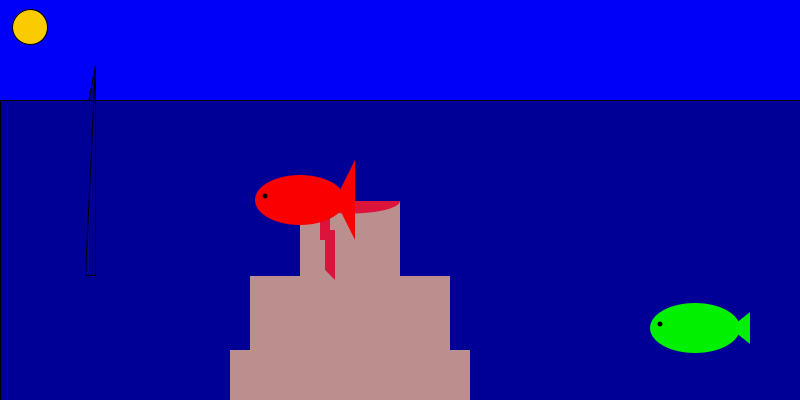
Frame 1 (no input)
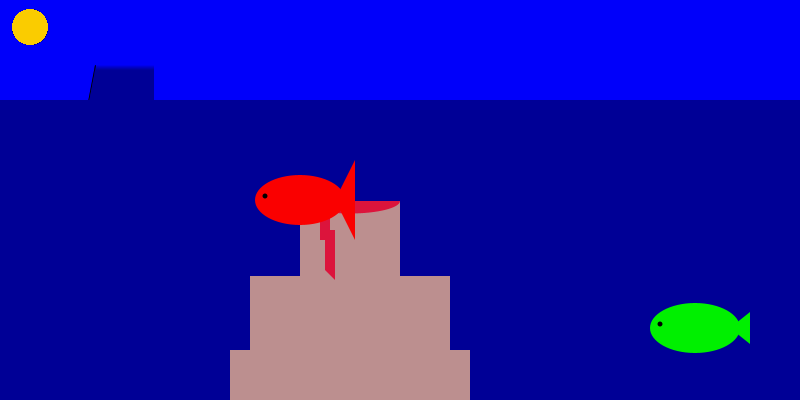
Frame 60 (the mouse pressed at the canvas centre just before this capture)
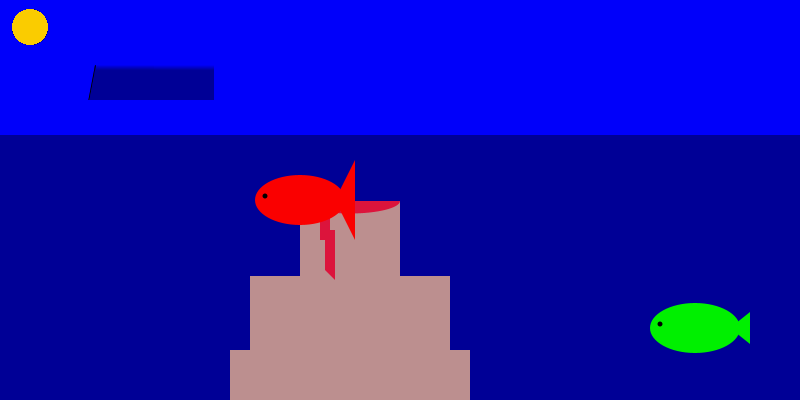
Frame 120 (the mouse held since frame 60 and released just before this capture)

The Processing sketch that drew these frames (run headless with seeded random() and noise(); from frame 60 on, the mouse is pressed at the canvas centre):

// Processing sketch: f18magdlab04_McMahan
// ── f18magdlab04_McMahan.pde
boolean FirstButton = false;
boolean SecondButton = true;
boolean ThirdButton = true;
int x;

void setup(){
 size(800,400);
 background(0,0,250);
 x = 3;
 
}

//waves
void draw(){
//sun
fill(250,204,0);
ellipse(30,27,35,35);
//waves
fill(0,0,150);
triangle(52+x,275,92+x,65,92+x,275);
  if(FirstButton){
    quad(0,135,0,400,800,400,800,135);
    fill(0,0,250);
    noStroke();
    quad(0,100,0,135,800,135,800,100);
  }else{
    quad(0,100,0,400,800,400,800,100);
    triangle(82+x,275,92+x,65,92+x,275);
  }
  noStroke();
   x = x + 1;
 //Underwater Volcano
 for(int w=300; w > 200;w--){
  fill(#BC8F8F);
  quad(300,w,400,w,400,400,300,400);
  }
  for(int w=300; w > 275;w--){
  quad(250,w,450,w,450,400,250,400);
  }
  quad(230,350,470,350,470,400,230,400);
  //lava
  fill(#DC143C);
  quad(320,201,320,240,330,240,330,201);
  quad(325,230,325,270,335,280,335,230);
  arc(350,201,100,25,0,PI);
  
  //fish
  if(SecondButton){
    fill(250,0,0);
    ellipse(300,200,90,50);
    triangle(335,200,355,240,355,160);
    fill(0);
    ellipse(265,196,5,5);
  }else{
    fill(250,0,0);
    ellipse(100,200,90,50);
    triangle(135,200,155,240,155,160);
    fill(0);
    ellipse(65,196,5,5);
  }
  if(ThirdButton){
    fill(#00F000);
    ellipse(695,328,90,50);
    triangle(730,328,750,344,750,312);
    fill(0);
    ellipse(660,324,5,5);
  }else{
    fill(#00F000);
    ellipse(695,280,90,50);
    triangle(730,280,750,296,750,264);
    fill(0);
    ellipse(660,276,5,5);
  }
  }

void mousePressed(){
  FirstButton = !FirstButton;
}

void keyPressed(){
  SecondButton = !SecondButton;
  ThirdButton = !ThirdButton;
}
